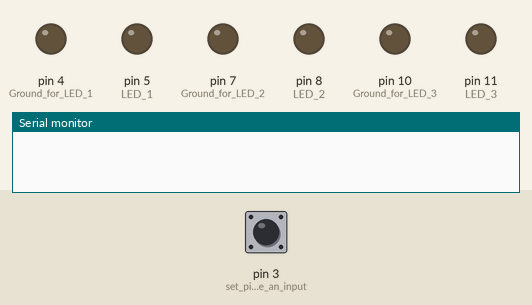
This sketch was run on a simulated Arduino Uno, built with avr-gcc and run on an emulated ATmega328P. Shown: output pins drawn as LEDs (lit = HIGH), the last lines printed to the serial monitor. The inputs (shaded band) are chosen by the test bench; at power-on: pin 3 (set_pin_D3_to_be_an_input) HIGH.

Above: at 1.2 s.
1.3 s: pin 3 (set_pin_D3_to_be_an_input) pulled LOW for 0.15 s
At 2.5 s:
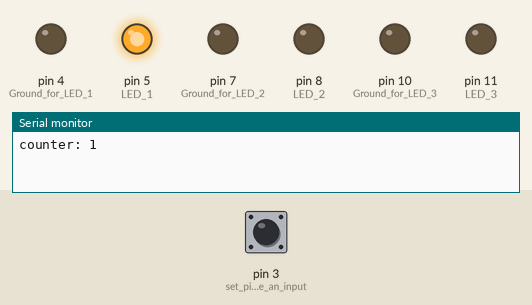
2.9 s: pin 3 (set_pin_D3_to_be_an_input) pulled LOW for 1 s
At 3.7 s:
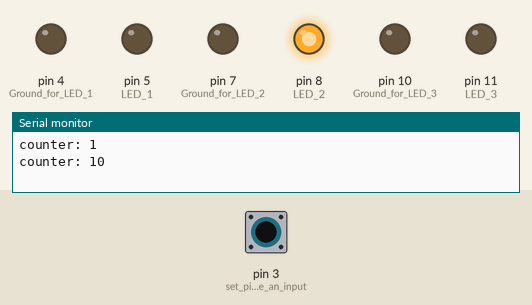
5.4 s: pin 3 (set_pin_D3_to_be_an_input) pulled LOW for 0.15 s
At 5.7 s:
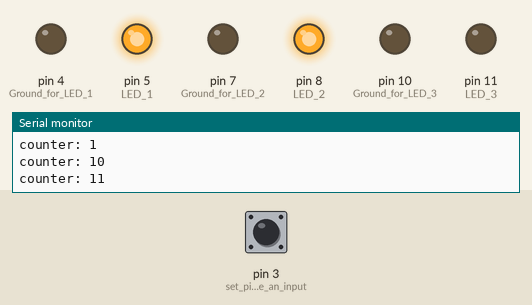
7.0 s: pin 3 (set_pin_D3_to_be_an_input) pulled LOW for 3.2 s
At 8.1 s:
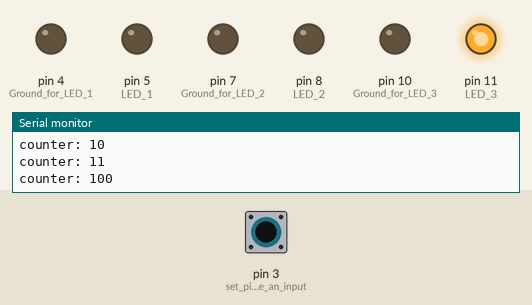
11.7 s: pin 3 (set_pin_D3_to_be_an_input) pulled LOW for 0.15 s
At 12.9 s:
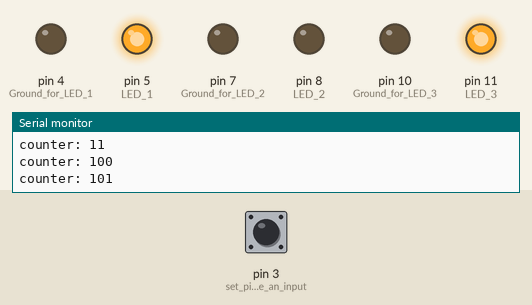
13.3 s: pin 3 (set_pin_D3_to_be_an_input) pulled LOW for 1 s
At 14.1 s:
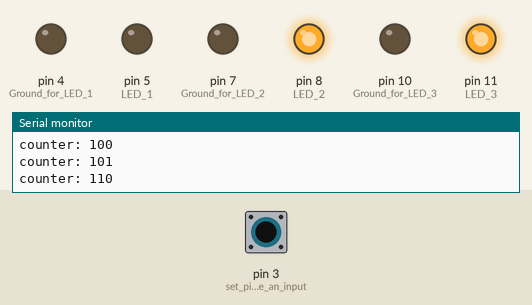
Timing chart, 0 to 16.3 s (numbered marks = the images above; inputs shaded):
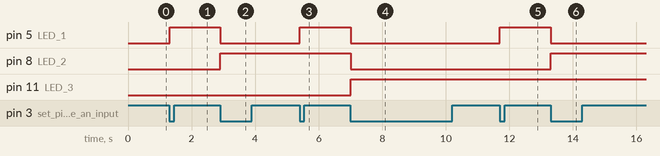

The sketch:

10copyClass2.ino
```cpp
int buttonSwitchState = 0; //Declare a variable for switching the state for the state machine
long timerStart = 0; //variable for the start of the timer

bool buttonState = true; //declaring the boolean variable buttonState and setting it to true
bool prevButtonState = true; //declaring the boolean variable for the previous button state and setting it to true

int counter = 0; //variable for how many times we've clicked

void setup()
{
  // put your setup code here, to run once:
  Serial.begin(9600); //set the Baud rate to 9600hz. You can change this in the bottom right corner of the serial monitor
  pinMode(3, INPUT_PULLUP); //set pin D3 to be an input with a pullup resistor

  //copied from class 2:
  pinMode(5, OUTPUT); //LED 1
  pinMode(8, OUTPUT); //LED 2
  pinMode(11, OUTPUT); //LED 3
  pinMode(4, OUTPUT); //Ground for LED 1
  pinMode(7, OUTPUT); //Ground for LED 2
  pinMode(10, OUTPUT); //Ground for LED 3
  digitalWrite(4, LOW); //Ground for LED 1 gets set low
  digitalWrite(7, LOW); //Ground for LED 2 gets set low
  digitalWrite(10, LOW); //Ground for LED 3 gets set low
}

void loop()
{
  // put your main code here, to run repeatedly:
  buttonStateMachine(); //Go to the buttonStateMachine() function

  //copied from class 2:
  if(bitRead(counter, 0) == 1){digitalWrite(5, HIGH);}
  else{digitalWrite(5, LOW);}
  if(bitRead(counter, 1) == 1){digitalWrite(8, HIGH);}
  else{digitalWrite(8, LOW);}
  if(bitRead(counter, 2) == 1){digitalWrite(11, HIGH);}
  else{digitalWrite(11, LOW);}
}

void buttonStateMachine() //Function that contains our state machine (can call this function whenever)
{
  switch(buttonSwitchState) //switch statement (how our state machine decides to go to different states)
  {
    //case 0: Wait for falling edge
    case 0: //if buttonSwitchState is 0, do this case
      //Serial.println("case 0: Wait for falling edge");
      prevButtonState = buttonState; //update the prevButtonState
      buttonState = digitalRead(3); //read pin 3 then store the value in buttonState

      if(prevButtonState == 1 && buttonState == 0){buttonSwitchState = 1;} //if a falling edge was detected, go to case 1

      break; //Exit from the buttonStateMachine() function

    //case 1: Falling edge detected
    case 1: //if buttonSwitchState is 1, do this case
      //Serial.println("case 1: Start the timer");
      timerStart = millis(); //store whatever time it is in this moment in the variable timerStart

      buttonSwitchState = 2; //go to case 2 (no if statement needed cause it always does this)

      break; //Exit from the buttonStateMachine() function

    //case 2: Not sure if debounced yet
    case 2: //if buttonSwitchState is 2, do this case
      //Serial.println("case 2: Read the button state");
      prevButtonState = buttonState; //update the prevButtonState
      buttonState = digitalRead(3); //read pin 3 then store the value in buttonState

      if (prevButtonState==0 && buttonState==1){buttonSwitchState=0;} //if there was a rising edge, go to case 0
      if (millis() - timerStart > 5){buttonSwitchState = 3;} //if sufficient time (5ms) has passed, go to case 3

      break; //Exit from the buttonStateMachine() function

    //case 3: 5ms has passed, successfully debounced
    case 3: //if buttonSwitchState is 3, do this case
      //Serial.println("successful press"); //success message

      counter = counter + 1; //increment the counter by 1 once you get to the final case (3)
      //Serial.println(counter); //print the value of counter
      counter = counter % 8;
      Serial.print("counter: ");
      Serial.println(counter, BIN);
      buttonSwitchState = 0; //next time we enter the switch statement, go to case 0

      break; //Exit from the buttonStateMachine() function
  }
}
```

Measured:
- after the input at 1.3 s, pin 5 (LED_1): LOW → HIGH at once
- after the input at 2.9 s, pin 5 (LED_1): HIGH → LOW at once; pin 8 (LED_2): LOW → HIGH at once
- after the input at 5.4 s, pin 5 (LED_1): LOW → HIGH at once
- after the input at 7.0 s, pin 5 (LED_1), pin 8 (LED_2): HIGH → LOW at once; pin 11 (LED_3): LOW → HIGH at once
- after the input at 11.7 s, pin 5 (LED_1): LOW → HIGH at once
- after the input at 13.3 s, pin 5 (LED_1): HIGH → LOW at once; pin 8 (LED_2): LOW → HIGH at once
